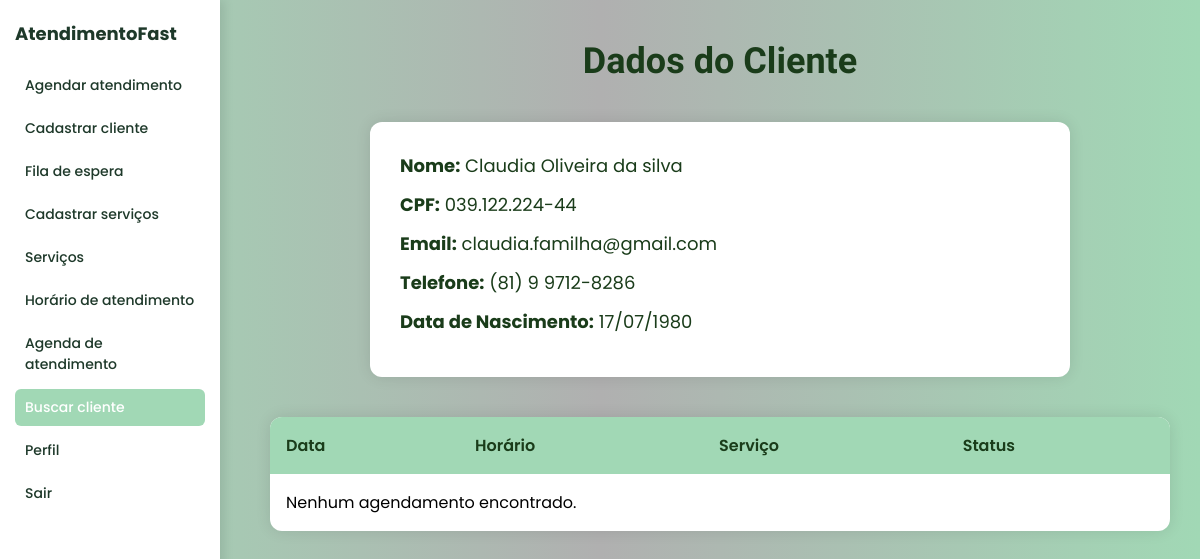
Page /dados_cliente_adm/1/ on the earlier database version.
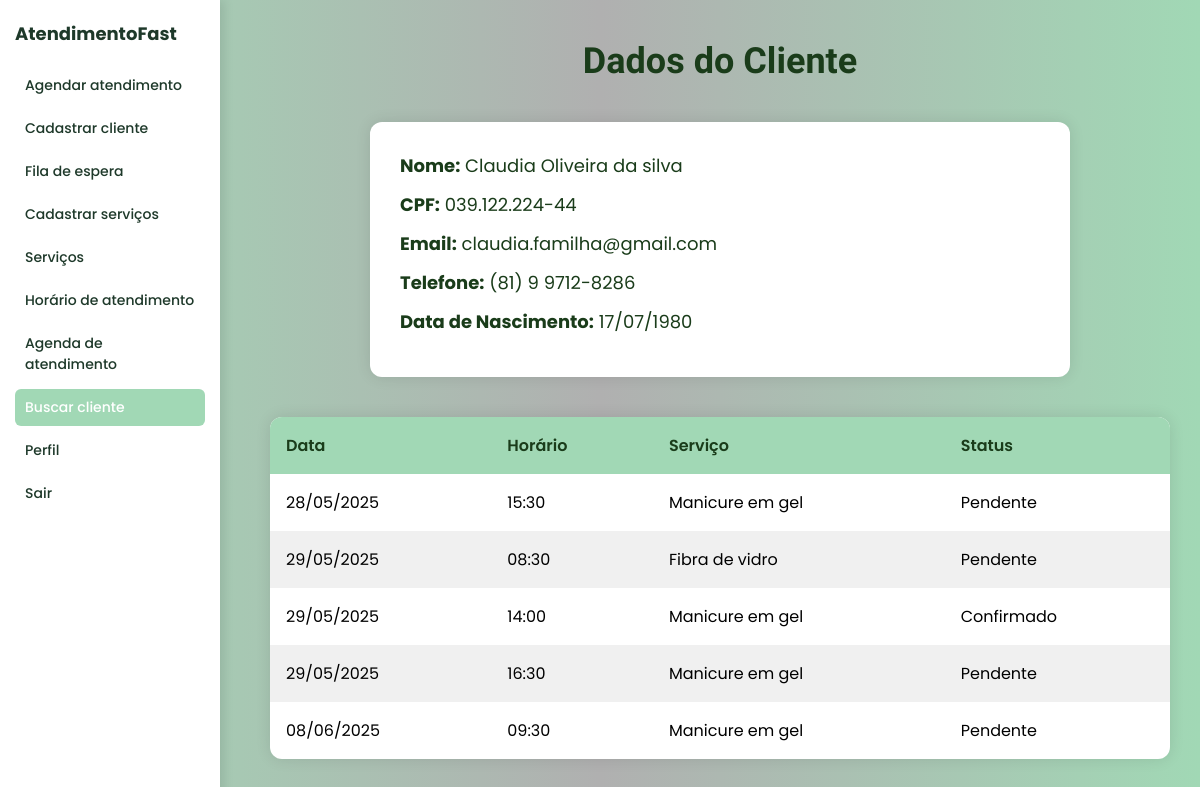
Same page on the later database version.
### atendimentos/models.py (models this page shows, shortened)
class Cliente(models.Model):
    nome_completo = models.CharField(max_length=200, blank=False, null=False)
    cpf = models.CharField(max_length=14, unique=True, blank=False, null=False)
    email = models.EmailField(blank=True, null=True)
    telefone = models.CharField(max_length=20, blank=True, null=True)
    cep = models.CharField(max_length=9)
    data_nascimento = models.DateField(blank=False, null=False)
    endereco = models.TextField()

class Agendamento(models.Model):
    STATUS_CHOICES = [
        ('pendente', 'Pendente'),
        ('confirmado', 'Confirmado'),
        ('em_espera', 'Em espera'),
        ('cancelado', 'Cancelado'),
        ('finalizado', 'Finalizado'),
    ]
    cliente = models.ForeignKey(Cliente, on_delete=models.CASCADE, related_name='agendamentos')
    servico = models.ForeignKey(Servico, on_delete=models.CASCADE)
    data = models.DateField()
    hora = models.TimeField()
    status = models.CharField(max_length=10, choices=STATUS_CHOICES, default='pendente')

class Servico(models.Model):
    nome = models.CharField(max_length=100, unique=True)
    descricao = models.TextField(blank=True, null=True)
    preco = models.DecimalField(max_digits=7, decimal_places=2, null=True, blank=True)
    duracao = models.IntegerField(null=True, blank=True)

### atendimentos/views.py (the view)
# urls.py: path('dados_cliente_adm/<int:cliente_id>/', views.dados_cliente_adm, name='dados_cliente_adm'),
def dados_cliente_adm(request, cliente_id):
    cliente = get_object_or_404(Cliente, pk=cliente_id)
    agendamentos = Agendamento.objects.filter(cliente=cliente).order_by('data', 'hora')
    cliente.cpf_formatado = formatar_cpf(cliente.cpf)
    cliente.telefone_formatado = formatar_telefone(cliente.telefone)
    cliente.data_nascimento_formatada = formatar_data(cliente.data_nascimento)
    for ag in agendamentos:
        ag.data_formatada = formatar_data(ag.data)
        if ag.hora:
            ag.hora_formatada = ag.hora.strftime('%H:%M')
        else:
            ag.hora_formatada = ''
    context = {
        'cliente': cliente,
        'agendamentos': agendamentos,
    }
    return render(request, 'adm/dados_cliente_adm.html', context)

### atendimentos/views.py (called while the page is built)
def formatar_cpf(cpf):
    cpf = ''.join(filter(str.isdigit, cpf))
    if len(cpf) == 11:
        return f"{cpf[:3]}.{cpf[3:6]}.{cpf[6:9]}-{cpf[9:]}"
    return cpf

def formatar_telefone(telefone):
    tel = ''.join(filter(str.isdigit, telefone))
    if len(tel) == 11:
        return f"({tel[:2]}) {tel[2:7]}-{tel[7:]}"
    elif len(tel) == 10:
        return f"({tel[:2]}) {tel[2:6]}-{tel[6:]}"
    return telefone

def formatar_data(data):
    if isinstance(data, datetime):
        return data.strftime('%d/%m/%Y %H:%M')
    elif hasattr(data, 'strftime'):
        return data.strftime('%d/%m/%Y')
    return data

### atendimentos/templates/ADM/dados_cliente_adm.html (shortened to what this page needs)
{% load static %}
<!DOCTYPE html>
<html lang="pt-BR">
<head>
</head>
<body>
  <aside class="menu-lateral">
    <a href="{% url 'pagina_inicial_adm' %}" class="logo">AtendimentoFast</a>
    <nav>
      <a href="{% url 'verificar_cadastro' %}">Agendar atendimento</a>
      <a href="{% url 'cadastrar_cliente_adm' %}">Cadastrar cliente</a>
      <a href="{% url 'fila_atendimento_adm' %}">Fila de espera</a>
      <a href="{% url 'cadastrar_servicos_adm' %}">Cadastrar serviços</a>
      <a href="{% url 'servicos_cadastrado' %}">Serviços</a>
      <a href="{% url 'horario_atendimento' %}">Horário de atendimento</a>
      <a href="{% url 'agenda_adm' %}">Agenda de atendimento</a>
      <a href="{% url 'buscar_cliente' %}" class="ativo">Buscar cliente</a>
      <a href="{% url 'perfil_adm' %}">Perfil</a>
      <a href="{% url 'inicio' %}">Sair</a>
    </nav>
  </aside>
<div class="conteudo">
  <h1>Dados do Cliente</h1>
  <div class="dados-cliente">
    <p><strong>Nome:</strong> {{ cliente.nome_completo }}</p>
    <p><strong>CPF:</strong> {{ cliente.cpf }}</p>
    <p><strong>Email:</strong> {{ cliente.email }}</p>
    <p><strong>Telefone:</strong> {{ cliente.telefone }}</p>
    <p><strong>Data de Nascimento:</strong> {{ cliente.data_nascimento|date:"d/m/Y" }}</p>
  </div>
  <table class="tabela-agendamentos">
    <thead>
      <tr>
        <th>Data</th>
        <th>Horário</th>
        <th>Serviço</th>
        <th>Status</th>
      </tr>
    </thead>
    <tbody>
      {% for agendamento in agendamentos %}
      <tr>
        <td>{{ agendamento.data|date:"d/m/Y" }}</td>
        <td>{{ agendamento.hora|time:"H:i" }}</td>
        <td>{{ agendamento.servico.nome }}</td>
        <td>{{ agendamento.get_status_display }}</td>
      </tr>
      {% empty %}
      <tr><td colspan="4">Nenhum agendamento encontrado.</td></tr>
      {% endfor %}
    </tbody>
  </table>
</div>
</body>
</html>

### atendimentos/templates/ADM/dados_cliente_adm.html (style rules this page uses)
* { margin: 0; padding: 0; box-sizing: border-box; }
body { font-family: 'Poppins', sans-serif; background: linear-gradient(to right, #A1D8B5 0%, #B0B0B0 50%, #A1D8B5 100%); display: flex; min-height: 100vh; }
.menu-lateral { background: #ffffff; width: 220px; padding: 20px 15px; box-shadow: 4px 0 10px rgba(0,0,0,0.1); display: flex; flex-direction: column; position: fixed; top: 0; left: 0; height: 100vh; }
.menu-lateral .logo { font-size: 18px; color: #1E392A; margin-bottom: 20px; font-weight: 700; text-decoration: none; }
.menu-lateral nav a { display: block; color: #1E392A; padding: 8px 10px; border-radius: 6px; margin-bottom: 6px; text-decoration: none; font-weight: 500; font-size: 14px; transition: 0.3s; }
.menu-lateral nav a:hover, .menu-lateral nav a.ativo { background: #A1D8B5; color: #ffffff; }
.conteudo { margin-left: 240px; padding: 40px 30px; flex: 1; width: 100%; }
h1 { font-family: 'League Spartan', sans-serif; color: #1A3C1A; font-size: 36px; text-align: center; margin-bottom: 40px; }
.dados-cliente { background: #ffffff; border-radius: 12px; padding: 30px; max-width: 700px; margin: 0 auto 40px auto; box-shadow: 0 0 15px rgba(0,0,0,0.1); }
.dados-cliente p { font-size: 18px; color: #1A3C1A; margin-bottom: 12px; }
.tabela-agendamentos { width: 100%; max-width: 900px; margin: 0 auto; border-collapse: collapse; background-color: #ffffff; border-radius: 12px; overflow: hidden; box-shadow: 0 0 15px rgba(0,0,0,0.1); }
.tabela-agendamentos th, .tabela-agendamentos td { padding: 16px; text-align: left; font-size: 16px; }
.tabela-agendamentos th { background-color: #A1D8B5; color: #1A3C1A; font-weight: 600; }
.tabela-agendamentos tr:nth-child(even) { background-color: #f0f0f0; }

Differences in the rows shown:
added Agendamento: data "28/05/2025", hora "15:30", servico.nome "Manicure em gel", status "Pendente"
added Agendamento: data "29/05/2025", hora "08:30", servico.nome "Fibra de vidro", status "Pendente"
added Agendamento: data "29/05/2025", hora "14:00", servico.nome "Manicure em gel", status "Confirmado"
added Agendamento: data "29/05/2025", hora "16:30", servico.nome "Manicure em gel", status "Pendente"
added Agendamento: data "08/06/2025", hora "09:30", servico.nome "Manicure em gel", status "Pendente"
Other differences:
text no longer shown: "Nenhum agendamento encontrado."
